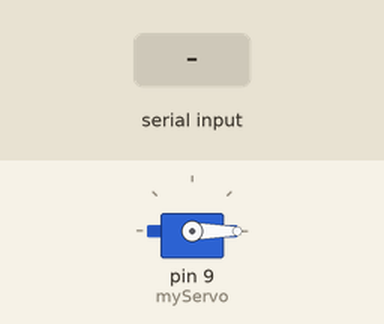
A sketch run on a simulated Arduino Uno, built with avr-gcc and run on an emulated ATmega328P. Parts: servo. The test bench sets the inputs (shaded band). What the sketch prints to the serial monitor is not drawn.

Above: at 1.2 s.
1.3 s: "angle 20\n" received over Serial
2.8 s: "90,45\n" received over Serial
4.3 s: "5\n" received over Serial
Timing chart, 0 to 7.3 s (numbered marks = the images above; inputs shaded):
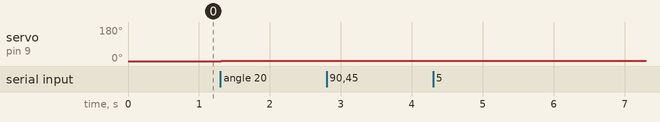

Measured:
- after the input at 1.3 s, servo on pin 9 (myServo): 0° → 2° at once
- after the input at 2.8 s, every drawn part: stays the same
- after the input at 4.3 s, every drawn part: stays the same

The sketch:

AntennaServo.ino
```cpp
// include the servo library
#include <Servo.h>

Servo myServo;  // create a servo object

int angle = 0;
const int msgBufferLen = 80;
char msg[msgBufferLen];
char msgSeparator = '\n';
String message;

const String msgRotate = "angle";
/* Send message like: "angle 20" (value between 0 and 180) */

void setup() {
  myServo.attach(9); // attaches the servo on pin 9 to the servo object
  Serial.begin(115200); // open a serial connection to your computer
}

void loop() {

  //Serial.print("angle: ");
  //Serial.println(angle);

  // set the servo position
  myServo.write(angle);

  // wait for the servo to get there
  delay(15);
}

void serialEvent(){
  Serial.readBytesUntil(msgSeparator, msg, msgBufferLen);
  message = String(msg);
  Serial.println(message);
  //trim newline character from message
  message = message.substring(0, message.length()-1);
  if (message.startsWith(msgRotate)) {
    Serial.print("Rotate message received, angle = ");
    int ix = message.lastIndexOf(msgRotate) + msgRotate.length();
    angle = message.substring(ix).toInt();
  }
  else {
    Serial.println("No valid message");
  }
  //reset the char array
  memset(msg, 0, sizeof msg);
}
```
